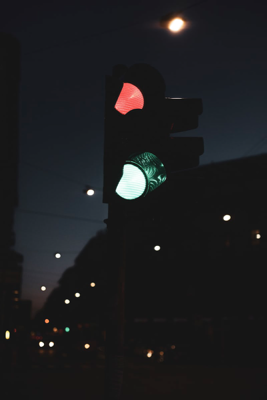
#> input picture dataset/images/road0.png, 267 x 400 px, given in place of road494.png, which was not available
$ jupyter execute --allow-errors main.ipynb
#> lines starting #> are read from the running program, lines starting #| are printed output that depends on the picture; after the words box and inside, x2 and y2 are one past the last pixel; in counts of white or black regions, pixels touching at a corner belong together; pictures that were not available may be replaced by others from this repository, and a replacement may not be noted
[cell 1]
import cv2
import os
from matplotlib import pyplot as plt

import numpy as np
import xml.etree.ElementTree as ET
from pathlib import Path
import pandas as pd

dataDir = Path('../dataset/images')
annotationsDir = Path('../dataset/annotations')

img = cv2.imread(os.path.join(dataDir, 'road494.png'))
#> img is the input picture: shape (400, 267, 3); mean B, G, R 31.4, 29.6, 29.2

img_rgb = cv2.cvtColor(img, cv2.COLOR_BGR2RGB)

[cell 2]
# Classification setup

def filelist(root, file_type):
    return [os.path.join(directory_path, f) for directory_path, directory_name,
            files in os.walk(root) for f in files if f.endswith(file_type)]

def generate_train_df (anno_path):
    annotations = filelist(anno_path, '.xml')
    anno_list = []
    for anno_path in annotations:
        root = ET.parse(anno_path).getroot()
        anno = {}
        anno['filename'] = Path(str(dataDir) + '/'+ root.find("./filename").text)
        anno['width'] = root.find("./size/width").text
        anno['height'] = root.find("./size/height").text
        anno['class'] = root.find("./object/name").text
        anno['xmin'] = int(root.find("./object/bndbox/xmin").text)
        anno['ymin'] = int(root.find("./object/bndbox/ymin").text)
        anno['xmax'] = int(root.find("./object/bndbox/xmax").text)
        anno['ymax'] = int(root.find("./object/bndbox/ymax").text)
        anno_list.append(anno)
    return pd.DataFrame(anno_list)

[cell 3]
df_train = generate_train_df(annotationsDir)
print(df_train.shape)
df_train.head()

[cell 4]
# Image Pre-processing

# Improve Lighting

def improve_lighting(img):

    imgYUV = cv2.cvtColor(img, cv2.COLOR_BGR2YUV)
#> imgYUV: shape (400, 267, 3); mean of channels 0, 1, 2 29.6, 128.8, 127.6
    imgYUV[:, :, 0] = cv2.equalizeHist(imgYUV[:, :, 0])
#> imgYUV: shape (400, 267, 3); mean of channels 0, 1, 2 147.2, 128.8, 127.6
    imgBetterLighting = cv2.cvtColor(imgYUV, cv2.COLOR_YUV2BGR)
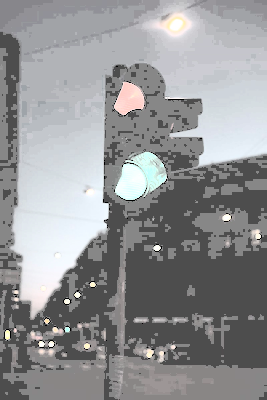
#> imgBetterLighting: shape (400, 267, 3); mean B, G, R 148.8, 147, 146.1

    return imgBetterLighting

# Smooth

def smoothing(img):

    imgWithMedianFilter = cv2.medianBlur(img, 5)
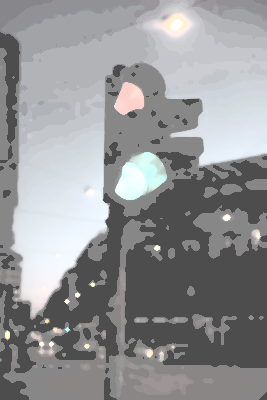
#> imgWithMedianFilter: shape (400, 267, 3); mean B, G, R 149.1, 147.3, 146.4

    return imgWithMedianFilter

[cell 5]
def bgr_to_hsv(img):

    img_hsv = cv2.cvtColor(img, cv2.COLOR_BGR2HSV)
#> img_hsv: shape (400, 267, 3); mean H, S, V 53.8, 6.1, 150.2
    return img_hsv

[cell 6]
# Image Segmentation

def image_segmentation(img):
    #set the bounds for the red hue
    lower_red_n1 = np.array([0,70,60])
    upper_red_n1 = np.array([10,255,255])

    lower_red_n2 = np.array([170,70,60])
    upper_red_n2 = np.array([180,255,255])

    lower_blue_n3 = np.array([78,158,124])
    upper_blue_n3 = np.array([138,255,255])

    #create a mask using the bounds set
    mask_1 = cv2.inRange(img, lower_red_n1, upper_red_n1)
#> mask_1: shape (400, 267); every value is 0
    mask_2 = cv2.inRange(img, lower_red_n2, upper_red_n2)

    mask_red = mask_1 + mask_2

    mask_blue = cv2.inRange(img, lower_blue_n3, upper_blue_n3)

    img_red = cv2.cvtColor(mask_red, cv2.COLOR_BGR2RGB)
#> img_red: shape (400, 267, 3); every value is 0
    img_blue = cv2.cvtColor(mask_blue, cv2.COLOR_BGR2RGB)

    return img_blue, img_red

[cell 7]
# Image Thresholding and Morphological Operations

def morphological_ops(img_blue, img_red):
    # Red
    imgGray_red = cv2.cvtColor(img_red, cv2.COLOR_RGB2GRAY)
    ret, thresh_red = cv2.threshold(imgGray_red, 0, 255, cv2.THRESH_BINARY + cv2.THRESH_OTSU)
#> ret = 0

    # Removing Noise
    kernel = np.ones((3, 3),np.uint8)
    opening = cv2.morphologyEx(thresh_red, cv2.MORPH_OPEN, kernel, iterations = 2)

    # Getting the background area
    processed_red = cv2.dilate(opening,kernel,iterations=5)
    processed_red = cv2.erode(processed_red,kernel,iterations=1)

    # Blue
    imgGray_blue = cv2.cvtColor(img_blue, cv2.COLOR_RGB2GRAY)
    ret, thresh_blue = cv2.threshold(imgGray_blue, 0, 255, cv2.THRESH_BINARY + cv2.THRESH_OTSU)

    # Removing Noise
    kernel = np.ones((5, 5),np.uint8)
    opening = cv2.morphologyEx(thresh_blue, cv2.MORPH_OPEN, kernel, iterations = 2)

    # Getting the background area
    processed_blue = cv2.erode(opening,kernel,iterations=1)
    processed_blue = cv2.dilate(opening,kernel,iterations=1)

    return processed_blue, processed_red

[cell 8]
# Shape Recognition

def shape_recognition(processed_red, processed_blue):

    result = ""

    # Red
    debug = "red"

    # Octagon Detection
    contours_red, hierarchy_red = cv2.findContours(processed_red, cv2.RETR_TREE, cv2.CHAIN_APPROX_SIMPLE)
#> contours_red = []

    for cnt in contours_red:
        approx = cv2.approxPolyDP(cnt, 0.01*cv2.arcLength(cnt, True), True)
        #print(len(approx))

        if len(approx) == 8:
            print('Found STOP sign')
            result = "stop"
            img_red_contours = cv2.drawContours(img, [cnt], 0, (0,0,255), -1)

        elif len(approx) >= 12:
            print('Found red circle sign')
            result = "speedlimit"
            img_red_contours = cv2.drawContours(img, [cnt], 0, (0,0,255), -1)
#> this loop made 0 passes

    # [23 lines of commented-out code are left out]

    contours_blue, hierarchy_blue = cv2.findContours(processed_blue, cv2.RETR_TREE, cv2.CHAIN_APPROX_SIMPLE)
#> contours_blue = []

    for cnt in contours_blue:
        approx = cv2.approxPolyDP(cnt, 0.01*cv2.arcLength(cnt, True), True)
        #print(len(approx))

        if len(approx) == 4:
            print('Found BLUE sign')
            debug = "blue"
            result = "crosswalk"
            img_blue_contours = cv2.drawContours(img, [cnt], 0, (255,0,0), -1)

    if debug=="red":
        plt.imshow(cv2.cvtColor(img_red_contours, cv2.COLOR_BGR2RGB))
        plt.title('Foreground')
        plt.axis('off')
        plt.show()
    elif debug == "blue":
        plt.imshow(cv2.cvtColor(img_blue_contours, cv2.COLOR_BGR2RGB))
        plt.title('Foreground')
        plt.axis('off')
        plt.show()

    return result

[cell 9]
def evaluate_image(img):

    imgBetter = improve_lighting(img)
    imgSmooth = smoothing(imgBetter)
    imghsv = bgr_to_hsv(imgSmooth)
    img_blue, img_red = image_segmentation(imghsv)
    processed_blue, processed_red = morphological_ops(img_blue, img_red)
    result = shape_recognition(processed_red, processed_blue)

    return result

#> (the rest of this cell did not finish here and is left out)

[cell 10]
# Classification train
cnt = 1

for index, row in df_train.iterrows():
    if row['class'] == 'trafficlight':
        break
    else:
        print(row['filename'])

$ run again, on dataset/images/road12.png
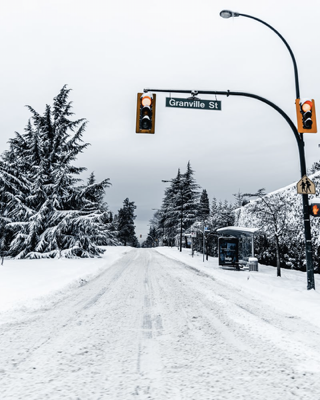
#> input picture dataset/images/road12.png, 320 x 400 px, given in place of road494.png, which was not available
#> img is the input picture: shape (400, 320, 3); mean B, G, R 204.1, 199.5, 195.1
#> img_hsv: shape (400, 320, 3); mean H, S, V 103.5, 39.7, 134.9
#> in image_segmentation, `mask_1 = cv2.inRange(img, lower_red_n1, upper_red_n1)`:
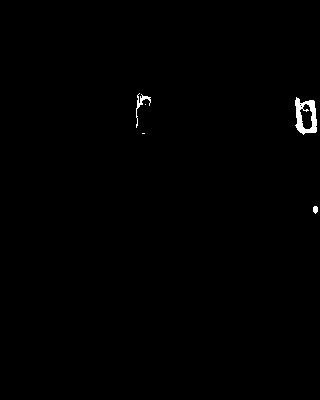
#> mask_1: shape (400, 320); 0.46% white; 5 white regions (2 under 20 px), largest, box (x1, y1, x2, y2) and area: (295, 97, 317, 135) 445, (136, 93, 151, 128) 110, (313, 206, 318, 214) 32
#> mask_2: shape (400, 320); 0.02% white in thin lines or dots, all inside (x1, y1, x2, y2) = (143, 95, 317, 204)
#> mask_red: shape (400, 320); 0.48% white; 6 white regions (3 under 20 px), largest, box (x1, y1, x2, y2) and area: (295, 97, 317, 135) 456, (136, 93, 151, 128) 114, (313, 206, 318, 214) 32
#> mask_blue: shape (400, 320); every value is 0
#> img_blue: shape (400, 320, 3); every value is 0
#> ret = 0
#> opening: shape (400, 320); 0.29% white; 6 white regions, box (x1, y1, x2, y2) and area: (296, 112, 305, 133) 123, (307, 100, 315, 111) 71, (295, 99, 301, 110) 61, (311, 116, 317, 126) 52, (310, 127, 317, 133) 41, (313, 207, 318, 212) 25
#> in morphological_ops, `processed_red = cv2.erode(processed_red,kernel,iterations=1)`:
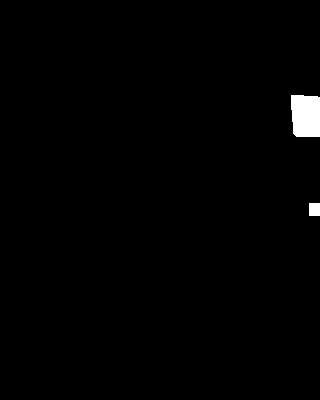
#> processed_red: shape (400, 320); 1% white; 2 white regions
#> contours_red = 2 contours; box (x1, y1, x2, y2) and area: (291, 95, 320, 137) 1086, (309, 203, 320, 216) 120
#> the loop in shape_recognition, `for cnt in contours_red:` made 2 passes
#> approx on pass 1: [[309, 203], [309, 215], [319, 215], [319, 203]]
#> contours_blue = []

$ run again, on dataset/images/road13.png
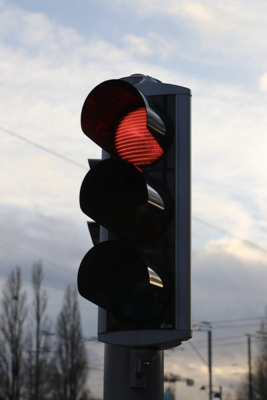
#> input picture dataset/images/road13.png, 267 x 400 px, given in place of road494.png, which was not available
#> img is the input picture: shape (400, 267, 3); mean B, G, R 141.6, 139.2, 140.5
#> img_hsv: shape (400, 267, 3); mean H, S, V 70.1, 25, 135.6
#> in image_segmentation, `mask_1 = cv2.inRange(img, lower_red_n1, upper_red_n1)`:
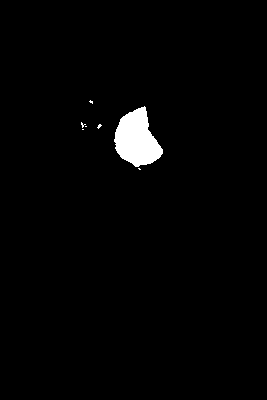
#> mask_1: shape (400, 267); 1.8% white; 7 white regions (6 under 20 px), largest, box (x1, y1, x2, y2) and area: (114, 106, 163, 167) 1893
#> mask_2: shape (400, 267); 0.03% white in thin lines or dots, all inside (x1, y1, x2, y2) = (81, 99, 162, 171)
#> mask_red: shape (400, 267); 1.8% white; 6 white regions (4 under 20 px), largest, box (x1, y1, x2, y2) and area: (114, 105, 163, 167) 1905, (81, 121, 87, 131) 30
#> mask_blue: shape (400, 267); every value is 0
#> img_blue: shape (400, 267, 3); every value is 0
#> ret = 0
#> opening: shape (400, 267); 1.8% white; 1 white region, box (x1, y1, x2, y2) and area: (115, 107, 163, 166) 1891
#> contours_red = 1 contour; box (x1, y1, x2, y2) and area: (111, 103, 167, 170) 2718
#> the loop in shape_recognition, `for cnt in contours_red:` made 1 pass
#> (printed output is left out)
#> pass 1, in shape_recognition, `img_red_contours = cv2.drawContours(img, [cnt], 0, (0,0,255), -1)`:
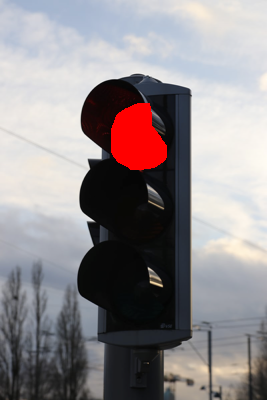
#> img_red_contours: shape (400, 267, 3); mean B, G, R 141, 138.4, 144.4
#> contours_blue = []
#> in evaluate_image, `result = shape_recognition(processed_red, processed_blue)`: result = 'speedlimit'

$ run again, on dataset/images/road14.png
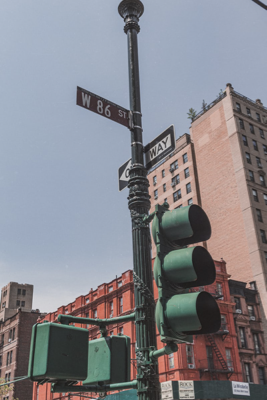
#> input picture dataset/images/road14.png, 267 x 400 px, given in place of road494.png, which was not available
#> img is the input picture: shape (400, 267, 3); mean B, G, R 138.7, 132.2, 132.8
#> img_hsv: shape (400, 267, 3); mean H, S, V 78.2, 51.5, 145.3
#> in image_segmentation, `mask_1 = cv2.inRange(img, lower_red_n1, upper_red_n1)`:
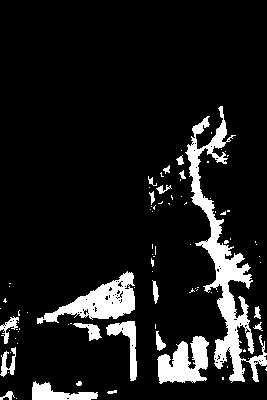
#> mask_1: shape (400, 267); 10.7% white; 87 white regions (66 under 20 px), largest, box (x1, y1, x2, y2) and area: (185, 106, 267, 383) 5018, (37, 271, 135, 324) 2078, (157, 336, 209, 384) 1562
#> mask_2: shape (400, 267); 0.37% white in thin lines or dots, all inside (x1, y1, x2, y2) = (16, 257, 267, 400)
#> mask_red: shape (400, 267); 11.1% white; 80 white regions (57 under 20 px), largest, box (x1, y1, x2, y2) and area: (185, 106, 267, 383) 5231, (37, 271, 135, 324) 2201, (157, 336, 209, 384) 1597
#> mask_blue: shape (400, 267); every value is 0
#> img_blue: shape (400, 267, 3); every value is 0
#> ret = 0
#> opening: shape (400, 267); 9% white; 22 white regions (1 under 20 px), largest, box (x1, y1, x2, y2) and area: (187, 145, 250, 382) 3644, (44, 271, 135, 322) 2085, (158, 337, 208, 382) 1513
#> contours_red = 8 contours; box (x1, y1, x2, y2) and area: (152, 115, 267, 386) 11798, (33, 267, 141, 384) 5026, (28, 379, 101, 400) 1004, (243, 349, 260, 369) 212, (149, 283, 162, 299) 180, (3, 318, 17, 331) 156, (0, 388, 16, 400) 150, (0, 362, 11, 378) 150
#> the loop in shape_recognition, `for cnt in contours_red:` made 8 passes
#> (printed output is left out)
#> after the loop in shape_recognition, `for cnt in contours_red:`:
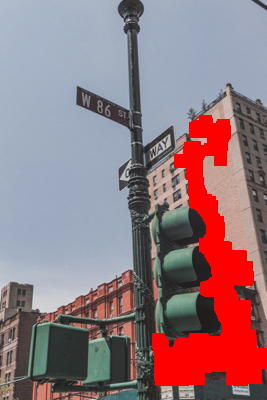
#> img: shape (400, 267, 3); mean B, G, R 127.7, 120.6, 147.2
#> contours_blue = []
#> in evaluate_image, `result = shape_recognition(processed_red, processed_blue)`: result = 'speedlimit'
